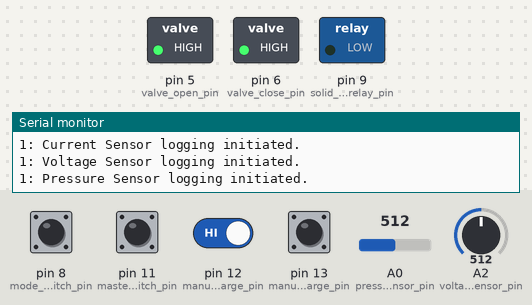
This sketch was run on a simulated Arduino Uno, built with avr-gcc and run on an emulated ATmega328P. Shown: switched loads named in the sketch (green lamp = pin HIGH), the last lines printed to the serial monitor. Inputs (shaded band) come from the test bench; at power-on: pin 8 (mode_switch_pin), pin 11 (master_on_off_switch_pin), pin 12 (manual_switch_discharge_pin), pin 13 (manual_switch_charge_pin) HIGH, A0 (pressure_sensor_pin) = 512, A2 (voltage_sensor_pin) = 512.

Above: at 1.3 s.
1.4 s: pin 11 (master_on_off_switch_pin) pulled LOW for 0.15 s
At 1.47 s:
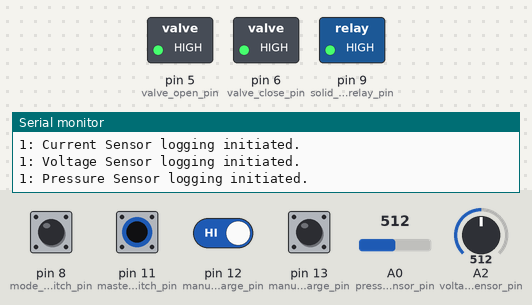
3.0 s: pin 11 (master_on_off_switch_pin) pulled LOW for 1 s
5.5 s: pin 11 (master_on_off_switch_pin) driven LOW and pin 12 (manual_switch_discharge_pin) driven LOW
8.5 s: A0 (pressure_sensor_pin) set to 685
11.5 s: A0 (pressure_sensor_pin) set to 708
At 11.93 s:
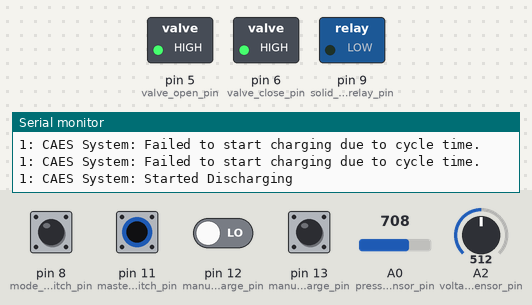
14.5 s: A0 (pressure_sensor_pin) set to 228
17.5 s: A0 (pressure_sensor_pin) set to 203
At 18.3 s:
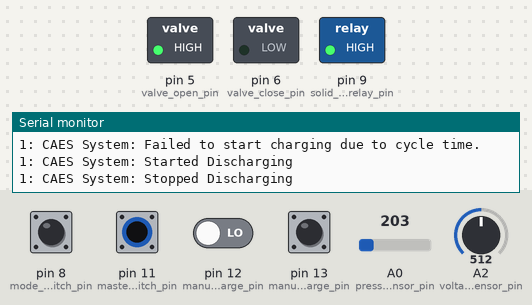
Timing chart, 0 to 20.0 s (numbered marks = the images above; inputs shaded):
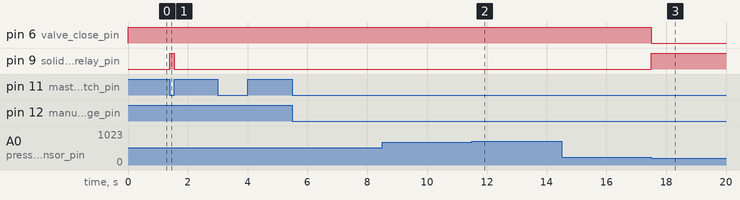

Measured:
- the behaviour switches between 696 and 697 on A0 (pressure_sensor_pin) (found by bisection; images 1 and 2)
- the behaviour switches between 213 and 212 on A0 (pressure_sensor_pin) (found by bisection; images 2 and 3)
- after the input at 1.4 s, pin 9 (solid_state_relay_pin): LOW → HIGH at once, → LOW 0.15 s later
- after the input at 11.5 s, pin 9 (solid_state_relay_pin): stays LOW (without the input it goes to HIGH after 0.09 s)
- after the input at 17.5 s, pin 6 (valve_close_pin): HIGH → LOW at once; pin 9 (solid_state_relay_pin): LOW → HIGH at once

The sketch:

main.ino
```cpp
/* Main.cpp
* The main code that executes when the
* Arduino boots up
* Calvin 2021 Senior Design Team 11
*/

// Custom classes
#include "config.h"
#include "CAESObject.h"
#include "log.h"

// Declare and initialize variables
Log l;
CAESObject caesSystem;

Modes systemMode;
States manualState;
enum masterOnOff {MasterOff, MasterOn} systemMasterOnOff;


void setup() {
    // Start logging
    Serial.begin(9600);
    Serial.println("Serial Started");
    //l.setStream(&Serial);
    l.WriteToLog(1, "Log Started");

    caesSystem.setLog(&l);

    // Digital pullup on all switch pins
    pinMode(mode_switch_pin, INPUT_PULLUP);
    pinMode(master_on_off_switch_pin, INPUT_PULLUP);
    pinMode(manual_switch_charge_pin, INPUT_PULLUP);
    pinMode(manual_switch_discharge_pin, INPUT_PULLUP);
    l.WriteToLog(3, "Set Pullup Pins");
}

void loop() {
    updateSwitches();
    l.WriteToLog(3, "Main: Reading Switch Values");

    if (systemMasterOnOff == MasterOn) { // TODO: fix indentation

    if (systemMode == Auto) {

        l.WriteToLog(3, "Main: Mode switch is set to Auto.");

        if (caesSystem.getState() == Charging) {
            l.WriteToLog(3, "Main.Auto: System state is Charging.");
            if (caesSystem.getPressure() < max_pressure_auto - 2) {
                l.WriteToLog(3, "Main.Auto: Sending charge command to system.");
                 caesSystem.Charge();
            } else {
                l.WriteToLog(3, "Main.Auto: Sending discharge command to system.");
                 caesSystem.Discharge();
            }
        } else if (caesSystem.getState() == Discharging) {
            l.WriteToLog(3, "Main.Auto: System state is Disharging.");
            if (caesSystem.getPressure() < min_pressure_auto) {
                l.WriteToLog(3, "Main.Auto: Sending charge command to system.");
                 caesSystem.Charge();
            } else {
                l.WriteToLog(3, "Main.Auto: Sending discharge command to system.");
                 caesSystem.Discharge();
            }
        } else {
            l.WriteToLog(3, "Main.Auto: System state is Off.");
            // Default Behavior - Charge if tank is not full, otherwise discharge
            if (caesSystem.getPressure() < max_pressure_auto) {
                l.WriteToLog(3, "Main.Auto: Sending charge command to system.");
                caesSystem.Charge();
            } else {
                l.WriteToLog(3, "Main.Auto: Sending discharge command to system.");
                caesSystem.Discharge();
            }
        }
    } else { // Manual Mode
        l.WriteToLog(3, "Main: Mode switch is set to Manual.");

        if (manualState == Charging) {
            l.WriteToLog(3, "Main.Manual: Manual state switch is set to Charge.");
            l.WriteToLog(3, "Main.Manual: Sending charge command to system.");
            caesSystem.Charge();
        } else if (manualState == Discharging) {
            l.WriteToLog(3, "Main.Manual: Manual state switch is set to Discharge.");
            l.WriteToLog(3, "Main.Manual: Sending discharge command to system.");
            caesSystem.Discharge();
        } else {
            l.WriteToLog(3, "Main.Manual: Manual state switch is set to Off.");
            l.WriteToLog(3, "Main.Manual: Sending off command to system.");
            caesSystem.TurnOff();
        }
    }
  } else { // Master switch is off:
  caesSystem.ForceOff();
  }
}


void updateSwitches() {

    if (digitalRead(mode_switch_pin) == 0) {
        //l.WriteToLog(3, "Main: Mode switch is set to Manual");
        systemMode = Manual;
    } else {
        //l.WriteToLog(3, "Main: Mode switch is set to Auto");
        systemMode = Auto;
    }

    // TODO: We should probably check for the possibility that
    // both switches are high and raise an exception,
    // or we could just default to Off in that case
    if (digitalRead(manual_switch_charge_pin) == LOW) {
        //l.WriteToLog(3, "Main: State switch is set to Charging");
        manualState = Charging;
    } else if (digitalRead(manual_switch_discharge_pin) == LOW) {
        //l.WriteToLog(3, "Main: State switch is set to Discharging");
        manualState = Discharging;
    } else {
        l.WriteToLog(3, "Main: State switch is set to Off");
        manualState = Off;
    }

    if(digitalRead(master_on_off_switch_pin) == HIGH) {
        //l.WriteToLog(3, "Main: Master switch is set to Off");
        systemMasterOnOff = MasterOff;
    } else {
        //l.WriteToLog(3, "Main: Master switch is set to On");
        systemMasterOnOff = MasterOn;
    }
}
```

CAESObject.cpp
```cpp
// CAESObject.cpp

#include "CAESObject.h"


CAESObject::CAESObject() :
    valve1(valve_open_pin, valve_close_pin),
    iSensor(current_sensor_pin),
    ssRelay1(solid_state_relay_pin),
    vSensor(voltage_sensor_pin),
    pSensor(pressure_sensor_pin),
    pidControl(&voltageIn, &voltage_target, &pidOut, -pid_window_time, pid_window_time, pid_p_val, pid_i_val, pid_d_val) {
    cycleTime = 0;
    state = Off;
    pidControl.setTimeStep(pid_window_time/4); // Sampling Frequency
    //Set PID BangBang to not allow past a max voltage defined in config.h.
    pidControl.setBangBang(0, pid_max_voltage);

    windowStartTime = millis();
}

const int CAESObject::getState() {
    l->WriteToLog(3, "CAES System: reading state.");
    return state;
}

int CAESObject::getPressure() {
    l->WriteToLog(3, "CAES System: reading pressure sensor.");
    return pSensor.getValue();
}

int CAESObject::startCharging() {
    if (millis() > cycleTime) {
        l->WriteToLog(2, "CAES System: Started charging.");
        ssRelay1.on();
        cycleTime = millis() + min_cycle_time;
        state = Charging;
        return 0;
    }
    l->WriteToLog(1, "CAES System: Failed to start charging due to cycle time.");
    return -1;
}

int CAESObject::stopCharging() {
    if (millis() > cycleTime) {
        l->WriteToLog(2, "CAES System: Stopped charging.");
        ssRelay1.off();
        cycleTime = millis() + min_cycle_time;
        state = Off;
        return 0;
    }
    l->WriteToLog(1, "CAES System: Failed to stop charging due to cycle time.");
    return -1;
}

int CAESObject::forceStopCharging() {
  l->WriteToLog(1, "CAES System: Stopped charging by force.");
  ssRelay1.off();
  cycleTime = millis() + min_cycle_time;
  state = Off;
  return 0;
}

int CAESObject::startDischarging() {

    valve1.open();
    while(vSensor.getValue() < 0.5) {
        delay(30);
        valve1.hold();
        delay(100);
        valve1.open();
    }
    valve1.hold();
    delay(100);//Previously 500.

    pidControl.reset(); // Resets internal PID calculation values (integral, derivative)

    state = Discharging;
    l->WriteToLog(1, "CAES System: Started Discharging");
    return 0;
}

int CAESObject::stopDischarging() {
    valve1.close();
    pidControl.stop(); // Stops PID calculations and resets internal PID calculation values (integral, derivative)
    state = Off;
    l->WriteToLog(1, "CAES System: Stopped Discharging");
    return 0;
}

int CAESObject::Charge() {
   int pressure = pSensor.getValue();
    switch (state) {
        case Discharging :
            stopDischarging();
            if (pressure < max_pressure_auto) {
                startCharging();
            } break;
        case Charging :
            if (pressure >= max_pressure_auto) {
                stopCharging();
            } break;
        case Off :
            if (pressure < max_pressure_auto) {
                startCharging();
            } break;
    }
    return 0; // Success
}

int CAESObject::Discharge() {
    voltageIn = vSensor.getValue();
    unsigned long now = millis();
    switch (state) {
        case Discharging :
            pidControl.run(); // Automatically runs PID calculations. Will only actually perform calculations when time interval has passed.
            if (now - windowStartTime > pid_window_time) {
                windowStartTime = now;
                l->WriteToLog(3, "CAES System: PID output is:");
                l->WriteToLog(3, (String) pidOut);
            }
            if ( abs(pidOut) > now - windowStartTime ) {
                if ( pidOut > 0 ) {
                    valve1.open();
                } else if ( pidOut < 0 ) {
                    valve1.close();
                } else {
                    valve1.hold();
                }
            } else {
                valve1.hold();
            }
            break;

        case Charging :
            if (stopCharging() == 0) {
              startDischarging();
            }
            break;
        case Off :
            startDischarging();
            break;
    }
    return 0; // Success
}

int CAESObject::TurnOff() {
    switch (state) {
        case Discharging :
            stopDischarging();
            break;
        case Charging :
            stopCharging();
            // Should add code to check for cycle time failure and not return 0 in that case
            break;
    }
    return 0; // Success
}

void CAESObject::ForceOff(){
  switch (state) {
    case Discharging :
      stopDischarging();
      break;
    case Charging:
      forceStopCharging();
      break;
  }
}
```

CAESObject.h
```cpp
/* CAESObject.h
* A class for reading from a current sensor
* Calvin 2021 Senior Design Team 11
*/

#pragma once
#include "CurrentSensor.h"
#include "VoltageSensor.h"
#include "PressureSensor.h"
#include "log.h"
#include "Valve.h"
#include "SSRelay.h"
#include "config.h"
#include <AutoPID.h>


// Define States and Modes as global enumerations
enum States {Off, Charging, Discharging};
enum Modes {Manual, Auto};

class CAESObject {

    private:
        long cycleTime;
        Valve valve1;
        SSRelay ssRelay1;
        CurrentSensor iSensor;
        VoltageSensor vSensor;
        PressureSensor pSensor;
        States state;
        Modes mode;
        Log * l;
        AutoPID pidControl;
        double voltageIn;
        double pidOut;
        double voltage_target = pid_voltage_target;
        unsigned long windowStartTime;

        int startCharging();
        int stopCharging();
        int forceStopCharging(); // Only to be called when master switch is flipped.
        int startDischarging();
        int stopDischarging();

    public:
        CAESObject();
        int Charge();
        int Discharge();
        int TurnOff();
        void ForceOff();
        const int getState();
        int getPressure();
        void setLog(Log * logPtr) {l = logPtr; l->WriteToLog(1, "CAESObject logging initiated."); valve1.setLog(logPtr); ssRelay1.setLog(logPtr); iSensor.setLog(logPtr); vSensor.setLog(logPtr); pSensor.setLog(logPtr);
}
};
```

CurrentSensor.cpp
```cpp
// CurrentSensor.cpp

#include "CurrentSensor.h"

CurrentSensor::CurrentSensor(const int pinVal) {
    pin = pinVal;
    pinMode(pin, INPUT);
}

float CurrentSensor::getValue() {
    return analogRead(pin) * multiplier - baseVal;
    l->WriteToLog(3, "Current Sensor: reading value.");
}
```

CurrentSensor.h
```cpp
/* CurrentSensor.h
* A class for reading from a current sensor
* Calvin 2021 Senior Design Team 11
*/

#include "log.h"

class CurrentSensor {
private:
    // If variables with these names will be used by every
    // sensor they should be declared in sensor.h right?
    int pin;
    //TODO: Determine multiplier.
    float multiplier = 0.5f;
    int baseVal;
    Log * l;


public:
    CurrentSensor(const int pinVal);
    float getValue();
    void setLog(Log * logPtr){ l = logPtr; l->WriteToLog(1, "Current Sensor logging initiated."); }
  };
```

PressureSensor.cpp
```cpp
// PressureSensor.cpp

#include "PressureSensor.h"


PressureSensor::PressureSensor(const int pinVal) {
    pin = pinVal;
    pinMode(pin, INPUT);
}

float PressureSensor::getValue() {
    float value = (analogRead(pin) * multiplier) - baseVal;
    l->WriteToLog(3, (String) value);
    return value;
}
```

PressureSensor.h
```cpp
/* PressureSensor.h
* A class for reading from a pressure sensor
* Calvin 2021 Senior Design Team 11
*/
#pragma once
//#include <unistd.h>
#include "log.h"

class PressureSensor {

private:

    int pin;
    float baseVal = 19.59;
    float multiplier = 0.1861;
    Log * l;

public:
    PressureSensor(const int pinVal);
    float getValue();
    void setLog(Log * logPtr){ l = logPtr; l->WriteToLog(1, "Pressure Sensor logging initiated."); }
};
```

SSRelay.cpp
```cpp
// SSRelay.cpp

#include "SSRelay.h"


SSRelay::SSRelay(const int pinVal) {
    pin = pinVal;
    state = Off;
    pinMode(pin, OUTPUT);
    digitalWrite(pin, LOW); // Is this needed?
    //l->WriteToLog(3, "SSR: initialized and set to Off.");
};

int SSRelay::on() {
    state = On;
    digitalWrite(pin, HIGH);
    l->WriteToLog(3, "SSR: Set to On.");
    return 0; // Success
};

int SSRelay::off() {
    state = Off;
    digitalWrite(pin, LOW);
    l->WriteToLog(3, "SSR: Set to Off.");
    return 0; // Success
};
```

SSRelay.h
```cpp
/* SSRelay.h
* A class for controlling the Solid State Relay
* that turns the compressor off and on
* Calvin 2021 Senior Design Team 11
*/

#pragma once
#include "log.h"


class SSRelay {
private:

    int pin;
    enum StatesEnum { Off, On } state;
    // TODO: position tracking and/or ?fully_open
    Log * l;

public:
    SSRelay(const int pinVal);
    int on();
    int off();
    void setLog(Log * logPtr){ l = logPtr; l->WriteToLog(1, "SSR logging initiated."); }
};
```

Valve.cpp
```cpp
/* Valve.cpp
* 3/8/21
*/

#include "Valve.h"


Valve::Valve(const int openPinVal, const int closePinVal) {
    openPin = valve_open_pin;
    closePin = valve_close_pin;
    pinMode(openPin, OUTPUT);
    pinMode(closePin, OUTPUT);
    digitalWrite(openPin, HIGH);
    digitalWrite(closePin, HIGH);
}

int Valve::open() {
    digitalWrite(openPin, LOW);
    digitalWrite(closePin, HIGH);
    l->WriteToLog(3, "Valve: set to open.");
    return 0; // Success
}

int Valve::close() {
    digitalWrite(openPin, HIGH);
    digitalWrite(closePin, LOW);
    l->WriteToLog(3, "Valve: set to close.");
    return 0; // Success
}

int Valve::hold() {
    digitalWrite(openPin, HIGH);
    digitalWrite(closePin, HIGH);
    l->WriteToLog(3, "Valve: set to hold.");
    return 0; // Success
}
```

Valve.h
```cpp
/* Valve.h
* A class for controlling the motorized valve
* on the output of the compressed-air tank
* Calvin 2021 Senior Design Team 11
*/

#pragma once
#include "log.h"

class Valve {

private:
    int openPin;
    int closePin;
    // TODO: position tracking and/or ?fully_open ... not sure that's possible
    Log * l;

public:
    Valve(const int openPinVal, const int closePinVal);
    int open();
    int close();
    int hold();
    void setLog(Log * logPtr){ l = logPtr; l->WriteToLog(1, "Valve logging initiated."); }

};
```

VoltageSensor.cpp
```cpp
//VoltageSensor.cpp

#include "VoltageSensor.h"


VoltageSensor::VoltageSensor(const int pinVal) {
    pin = pinVal;
    pinMode(pin, INPUT);
}

float VoltageSensor::getValue() {
    //int retInt = analogRead(pin)*multiplier - baseVal;
    //String retString = "Voltage Sensor: reading value.";
    //retString = retString + retInt;
    //l->WriteToLog(3, "Voltage Sensor: reading value." + (analogRead(pin)*multiplier-baseVal));
      //l->WriteToLog(2, retString);
      return (analogRead(pin) * multiplier) + baseVal;

}
```

VoltageSensor.h
```cpp
/* VoltageSensor.h
* A class for reading from a voltage sensor
* Calvin 2021 Senior Design Team 11
*/

#include "log.h"

class VoltageSensor {

private:
    int pin;
    float baseVal = 0.0552f;
    float multiplier = 0.0246f;
    Log * l;

public:
    VoltageSensor(const int pinVal);
    float getValue();
    void setLog(Log * logPtr){ l = logPtr; l->WriteToLog(1, "Voltage Sensor logging initiated."); }
};
```

log.cpp
```cpp
// log.cpp

#include "log.h"
#include <string.h>

Log::Log() {}

int Log::WriteToLog(int level, String msg) {
    if (debug_level >= level) {
        String s;
        s += level;
        s += ": ";
        s += msg;
        Serial.println(s);
        // Here is a line of debugging code for when memory is low and logging messages don't print. When that is happening, this still prints.
        //Serial.println("^ Should be a logging message here...");
    }
    return 0;
}
```

log.h
```cpp
/* log.h
* A class for logging important information
* before during and after Arduino code execution
* Calvin 2021 Senior Design Team 11
*/

#pragma once
#include <string.h>
#include <Arduino.h>
#include "config.h"


using namespace std;

class Log {

private:
    //Stream* _StreamRef;

public:
    Log();
    //void setStream(Stream* streamObject) { _StreamRef = streamObject; }
    int WriteToLog(int level, String msg);

};
```

config.h
```cpp
/* Config.h
 * A class containing configuration values for main.cpp
 * This will take the place of a settings file.
 */

// System boundary values for conditional controls logic
#define serial_loop_time 1500 // What is this?
#define default_mode 0 // 0 = manual, 1 = auto // we should use an enum for this
#define min_pressure_manual  // Minimum tank pressure in manual mode
#define max_pressure_manual 110 // Maximum tank pressure in manual mode
#define min_pressure_auto 20 // Minimum tank pressure in auto mode
#define max_pressure_auto 110 // Maximum tank pressure in auto mode
#define min_cycle_time 10000 // Can only change charging states every x seconds

// These are not being used in code
#define voltage_lower_bound 7.0 // In discharge mode
#define voltage_upper_bound 12 // In discharge mode

#define pid_window_time 100 // For PID controller
#define pid_voltage_target 11 // For PID controller
#define pid_max_voltage 14.0 //For PID BangBang control

#define pid_p_val 0.6
#define pid_i_val 0.2
#define pid_d_val 10

// Arduino pins
#define solid_state_relay_pin 9 // Arduino digital pin for the ssr
#define valve_open_pin 5 // Arduino digital pin for the motorized valve's "open" circuit
#define valve_close_pin 6 // Arduino digital pin for the motorized valve's "close" circuit
#define pressure_sensor_pin A0 // Arduino analog pin for the pressure sensor (ANALOG)
#define voltage_sensor_pin A2 // Arduino analog pin for the voltage sensor
#define current_sensor_pin A4 // Arduino analog pin for the current sensor
#define mode_switch_pin 8 // High = Auto, Low = manual
#define master_on_off_switch_pin 11 // Arduino digital pin for master on/off system overide
#define manual_switch_discharge_pin 12 // Arduino digital pin for mode switch (discharge)
#define manual_switch_charge_pin 13 // Arduino digital pin for mode switch (charge)

// Debugging level (determines which debugging statements actually end up in the log)
#define debug_level 1 //Debug level list: 0 - none. 1 - error statements. 2 - important statements. 3 - verbose.  Everything out.
```
